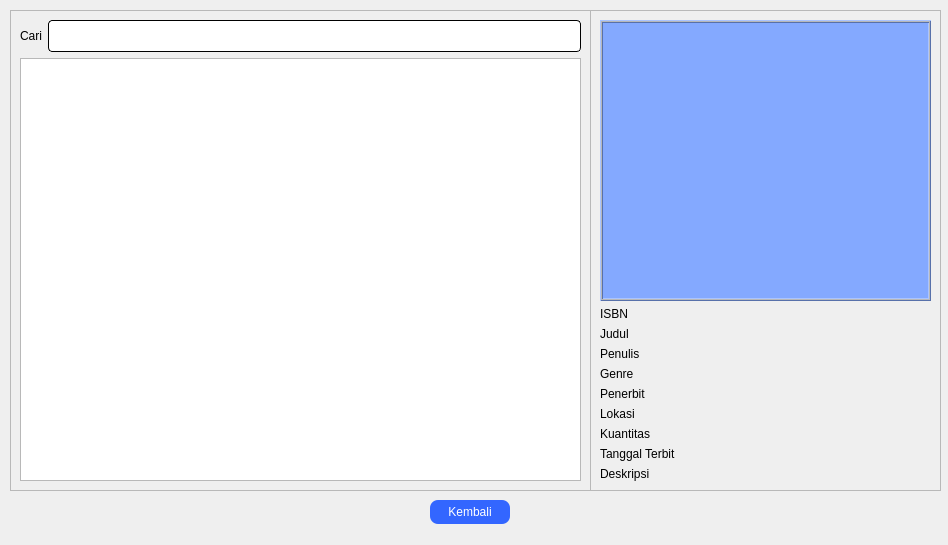
<?xml version="1.0" encoding="UTF-8"?>
<ui version="4.0">
 <class>bookList</class>
 <widget class="QDialog" name="bookList">
  <property name="geometry">
   <rect>
    <x>0</x>
    <y>0</y>
    <width>948</width>
    <height>545</height>
   </rect>
  </property>
  <property name="windowTitle">
   <string>Dialog</string>
  </property>
  <widget class="QFrame" name="frame">
   <property name="geometry">
    <rect>
     <x>10</x>
     <y>10</y>
     <width>581</width>
     <height>481</height>
    </rect>
   </property>
   <property name="frameShape">
    <enum>QFrame::StyledPanel</enum>
   </property>
   <property name="frameShadow">
    <enum>QFrame::Raised</enum>
   </property>
   <layout class="QVBoxLayout" name="verticalLayout_2">
    <item>
     <layout class="QVBoxLayout" name="verticalLayout">
      <item>
       <layout class="QHBoxLayout" name="horizontalLayout">
        <item>
         <widget class="QLabel" name="label">
          <property name="sizePolicy">
           <sizepolicy hsizetype="Fixed" vsizetype="Fixed">
            <horstretch>0</horstretch>
            <verstretch>0</verstretch>
           </sizepolicy>
          </property>
          <property name="styleSheet">
           <string notr="true">font: 10pt &quot;Comic Sans MS&quot;;
color: rgb(0, 0, 0);</string>
          </property>
          <property name="text">
           <string>Cari</string>
          </property>
         </widget>
        </item>
        <item>
         <widget class="QLineEdit" name="value">
          <property name="styleSheet">
           <string notr="true">QLineEdit{
	background-color: rgb(255, 255, 255);
	 border: 1px  solid;
     border-radius: 4px;
	font: 24px
}</string>
          </property>
         </widget>
        </item>
       </layout>
      </item>
      <item>
       <widget class="QTableView" name="tableView">
        <property name="styleSheet">
         <string notr="true">QHeaderView::section { background-color: #4f85e2; font: solid}</string>
        </property>
        <property name="selectionBehavior">
         <enum>QAbstractItemView::SelectRows</enum>
        </property>
        <attribute name="horizontalHeaderHighlightSections">
         <bool>true</bool>
        </attribute>
        <attribute name="verticalHeaderVisible">
         <bool>false</bool>
        </attribute>
        <attribute name="verticalHeaderHighlightSections">
         <bool>false</bool>
        </attribute>
       </widget>
      </item>
     </layout>
    </item>
   </layout>
  </widget>
  <widget class="QFrame" name="frame_2">
   <property name="geometry">
    <rect>
     <x>590</x>
     <y>10</y>
     <width>351</width>
     <height>481</height>
    </rect>
   </property>
   <property name="frameShape">
    <enum>QFrame::StyledPanel</enum>
   </property>
   <property name="frameShadow">
    <enum>QFrame::Raised</enum>
   </property>
   <layout class="QVBoxLayout" name="verticalLayout_4">
    <item>
     <layout class="QHBoxLayout" name="horizontalLayout_2">
      <item>
       <widget class="QLabel" name="coverLabel">
        <property name="focusPolicy">
         <enum>Qt::StrongFocus</enum>
        </property>
        <property name="styleSheet">
         <string notr="true">background-color: #84A9FF;
border-color: rgb(0, 0, 0);</string>
        </property>
        <property name="frameShape">
         <enum>QFrame::Box</enum>
        </property>
        <property name="frameShadow">
         <enum>QFrame::Raised</enum>
        </property>
        <property name="midLineWidth">
         <number>1</number>
        </property>
        <property name="text">
         <string/>
        </property>
       </widget>
      </item>
     </layout>
    </item>
    <item>
     <layout class="QVBoxLayout" name="verticalLayout_3">
      <item>
       <widget class="QLabel" name="ISBN">
        <property name="sizePolicy">
         <sizepolicy hsizetype="Fixed" vsizetype="Fixed">
          <horstretch>0</horstretch>
          <verstretch>0</verstretch>
         </sizepolicy>
        </property>
        <property name="styleSheet">
         <string notr="true">font: 10pt &quot;Comic Sans MS&quot;;
color: rgb(0, 0, 0);</string>
        </property>
        <property name="text">
         <string>ISBN</string>
        </property>
       </widget>
      </item>
      <item>
       <widget class="QLabel" name="name">
        <property name="sizePolicy">
         <sizepolicy hsizetype="Fixed" vsizetype="Fixed">
          <horstretch>0</horstretch>
          <verstretch>0</verstretch>
         </sizepolicy>
        </property>
        <property name="styleSheet">
         <string notr="true">font: 10pt &quot;Comic Sans MS&quot;;
color: rgb(0, 0, 0);</string>
        </property>
        <property name="text">
         <string>Judul</string>
        </property>
       </widget>
      </item>
      <item>
       <widget class="QLabel" name="author">
        <property name="sizePolicy">
         <sizepolicy hsizetype="Fixed" vsizetype="Fixed">
          <horstretch>0</horstretch>
          <verstretch>0</verstretch>
         </sizepolicy>
        </property>
        <property name="styleSheet">
         <string notr="true">font: 10pt &quot;Comic Sans MS&quot;;
color: rgb(0, 0, 0);</string>
        </property>
        <property name="text">
         <string>Penulis</string>
        </property>
       </widget>
      </item>
      <item>
       <widget class="QLabel" name="genre">
        <property name="sizePolicy">
         <sizepolicy hsizetype="Fixed" vsizetype="Fixed">
          <horstretch>0</horstretch>
          <verstretch>0</verstretch>
         </sizepolicy>
        </property>
        <property name="styleSheet">
         <string notr="true">font: 10pt &quot;Comic Sans MS&quot;;
color: rgb(0, 0, 0);</string>
        </property>
        <property name="text">
         <string>Genre</string>
        </property>
       </widget>
      </item>
      <item>
       <widget class="QLabel" name="publisher">
        <property name="sizePolicy">
         <sizepolicy hsizetype="Fixed" vsizetype="Fixed">
          <horstretch>0</horstretch>
          <verstretch>0</verstretch>
         </sizepolicy>
        </property>
        <property name="styleSheet">
         <string notr="true">font: 10pt &quot;Comic Sans MS&quot;;
color: rgb(0, 0, 0);</string>
        </property>
        <property name="text">
         <string>Penerbit</string>
        </property>
       </widget>
      </item>
      <item>
       <widget class="QLabel" name="location">
        <property name="sizePolicy">
         <sizepolicy hsizetype="Fixed" vsizetype="Fixed">
          <horstretch>0</horstretch>
          <verstretch>0</verstretch>
         </sizepolicy>
        </property>
        <property name="styleSheet">
         <string notr="true">font: 10pt &quot;Comic Sans MS&quot;;
color: rgb(0, 0, 0);</string>
        </property>
        <property name="text">
         <string>Lokasi</string>
        </property>
       </widget>
      </item>
      <item>
       <widget class="QLabel" name="quantity">
        <property name="sizePolicy">
         <sizepolicy hsizetype="Fixed" vsizetype="Fixed">
          <horstretch>0</horstretch>
          <verstretch>0</verstretch>
         </sizepolicy>
        </property>
        <property name="styleSheet">
         <string notr="true">font: 10pt &quot;Comic Sans MS&quot;;
color: rgb(0, 0, 0);</string>
        </property>
        <property name="text">
         <string>Kuantitas</string>
        </property>
       </widget>
      </item>
      <item>
       <widget class="QLabel" name="date">
        <property name="sizePolicy">
         <sizepolicy hsizetype="Fixed" vsizetype="Fixed">
          <horstretch>0</horstretch>
          <verstretch>0</verstretch>
         </sizepolicy>
        </property>
        <property name="styleSheet">
         <string notr="true">font: 10pt &quot;Comic Sans MS&quot;;
color: rgb(0, 0, 0);</string>
        </property>
        <property name="text">
         <string>Tanggal Terbit</string>
        </property>
       </widget>
      </item>
      <item>
       <widget class="QLabel" name="desc">
        <property name="sizePolicy">
         <sizepolicy hsizetype="Fixed" vsizetype="Fixed">
          <horstretch>0</horstretch>
          <verstretch>0</verstretch>
         </sizepolicy>
        </property>
        <property name="styleSheet">
         <string notr="true">font: 10pt &quot;Comic Sans MS&quot;;
color: rgb(0, 0, 0);</string>
        </property>
        <property name="text">
         <string>Deskripsi</string>
        </property>
       </widget>
      </item>
     </layout>
    </item>
   </layout>
  </widget>
  <widget class="QPushButton" name="backButton">
   <property name="geometry">
    <rect>
     <x>430</x>
     <y>500</y>
     <width>80</width>
     <height>24</height>
    </rect>
   </property>
   <property name="styleSheet">
    <string notr="true">QPushButton{
color: rgb(255, 255, 255);
font: 10pt &quot;Comic Sans MS&quot;;
border-radius:8px;
padding : 0 8px;
background: #3366FF;
border -radius:10px;
}
QPushButton:hover:!pressed

{
background:#4f85e2;
}
QToolButton
{

border-radius:10px;
bacground:red;
color:red;
}

QPushButton:pressed
{
              font-size: 19px;
              transition: 0.9s; 
}</string>
   </property>
   <property name="text">
    <string>Kembali</string>
   </property>
  </widget>
 </widget>
 <resources/>
 <connections/>
</ui>
